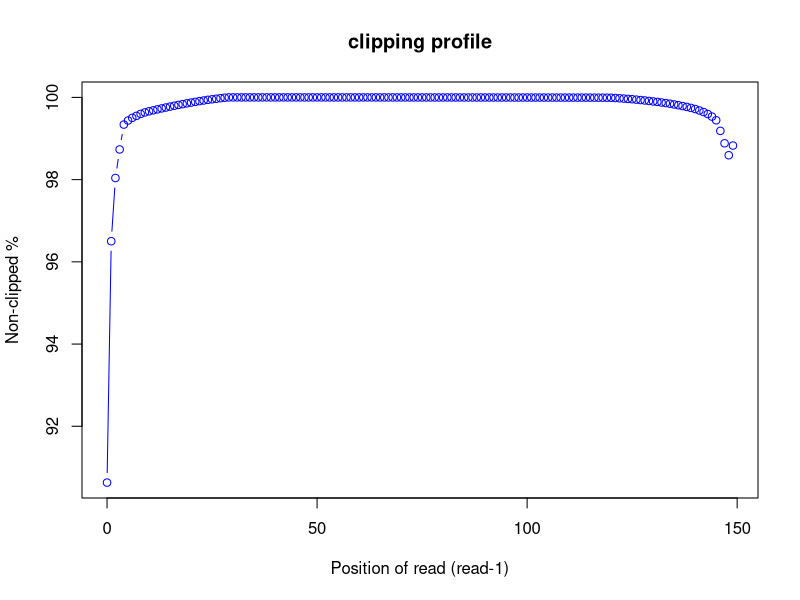
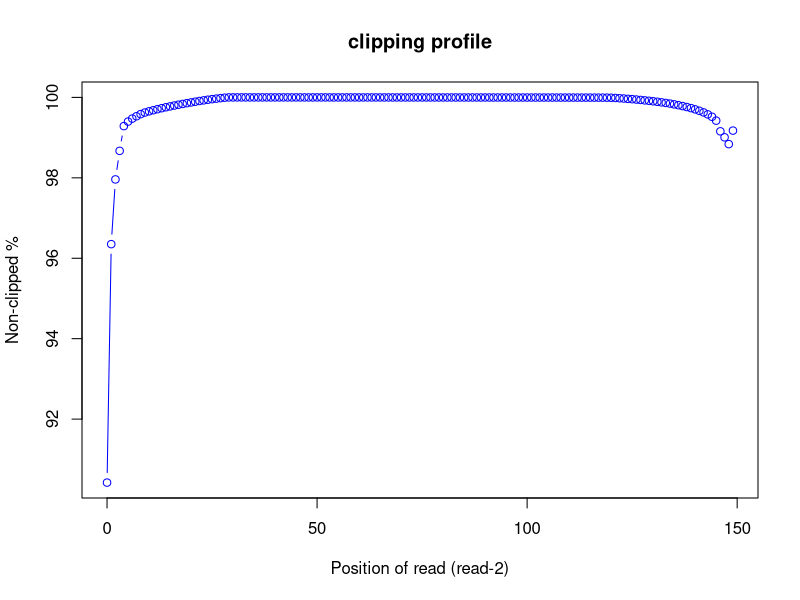

Reproduce these figures in R, in order.
pdf("outputs/mapping_outputs/SRR11647705/clipping_profile.clipping_profile.R1.pdf")
read_pos=c(0,1,2,3,4,5,6,7,8,9,10,11,12,13,14,15,16,17,18,19,20,21,22,23,24,25,26,27,28,29,30,31,32,33,34,35,36,37,38,39,40,41,42,43,44,45,46,47,48,49,50,51,52,53,54,55,56,57,58,59,60,61,62,63,64,65,66,67,68,69,70,71,72,73,74,75,76,77,78,79,80,81,82,83,84,85,86,87,88,89,90,91,92,93,94,95,96,97,98,99,100,101,102,103,104,105,106,107,108,109,110,111,112,113,114,115,116,117,118,119,120,121,122,123,124,125,126,127,128,129,130,131,132,133,134,135,136,137,138,139,140,141,142,143,144,145,146,147,148,149)
r1_clip_count=c(1956000.0,730216.0,409265.0,264270.0,137912.0,117375.0,103798.0,93786.0,83718.0,76224.0,70508.0,65496.0,60624.0,55858.0,51313.0,46725.0,42275.0,38118.0,34084.0,30151.0,26299.0,22594.0,18967.0,15612.0,12381.0,9540.0,6716.0,4082.0,1542.0,0,1.0,1.0,1.0,2.0,2.0,3.0,3.0,2.0,2.0,6.0,6.0,8.0,12.0,12.0,22.0,30.0,36.0,44.0,49.0,49.0,44.0,49.0,69.0,82.0,88.0,95.0,93.0,96.0,102.0,121.0,112.0,135.0,134.0,134.0,141.0,153.0,164.0,161.0,174.0,204.0,221.0,232.0,246.0,246.0,281.0,297.0,311.0,316.0,325.0,343.0,355.0,368.0,357.0,370.0,390.0,404.0,410.0,412.0,422.0,428.0,457.0,467.0,478.0,506.0,508.0,523.0,554.0,581.0,588.0,612.0,643.0,672.0,680.0,711.0,752.0,772.0,808.0,835.0,875.0,926.0,941.0,945.0,972.0,1024.0,1053.0,1131.0,1199.0,1270.0,1340.0,1464.0,1790.0,3030.0,4457.0,5906.0,7585.0,9325.0,11293.0,13395.0,15523.0,17900.0,20377.0,22878.0,25836.0,28785.0,32114.0,35798.0,39581.0,43868.0,48302.0,53347.0,58973.0,66185.0,74358.0,84295.0,97490.0,116109.0,170058.0,232954.0,293702.0,244513.0)
r1_nonclip_count = 20874587 - r1_clip_count
plot(read_pos, r1_nonclip_count*100/(r1_clip_count + r1_nonclip_count),col="blue",main="clipping profile",xlab="Position of read (read-1)",ylab="Non-clipped %",type="b")
dev.off()
pdf("outputs/mapping_outputs/SRR11647705/clipping_profile.clipping_profile.R2.pdf")
read_pos=c(0,1,2,3,4,5,6,7,8,9,10,11,12,13,14,15,16,17,18,19,20,21,22,23,24,25,26,27,28,29,30,31,32,33,34,35,36,37,38,39,40,41,42,43,44,45,46,47,48,49,50,51,52,53,54,55,56,57,58,59,60,61,62,63,64,65,66,67,68,69,70,71,72,73,74,75,76,77,78,79,80,81,82,83,84,85,86,87,88,89,90,91,92,93,94,95,96,97,98,99,100,101,102,103,104,105,106,107,108,109,110,111,112,113,114,115,116,117,118,119,120,121,122,123,124,125,126,127,128,129,130,131,132,133,134,135,136,137,138,139,140,141,142,143,144,145,146,147,148,149)
r2_clip_count=c(1981856.0,755038.0,421940.0,274970.0,147687.0,124400.0,109034.0,97107.0,86059.0,77877.0,71541.0,65932.0,60719.0,55579.0,50749.0,46274.0,41807.0,37613.0,33617.0,29641.0,25811.0,22057.0,18462.0,15138.0,11973.0,9007.0,6322.0,3782.0,1449.0,0,0,0,0,1.0,2.0,2.0,2.0,3.0,5.0,7.0,8.0,14.0,19.0,21.0,26.0,34.0,42.0,47.0,47.0,51.0,55.0,69.0,75.0,80.0,95.0,97.0,100.0,97.0,110.0,120.0,127.0,129.0,126.0,134.0,138.0,155.0,170.0,178.0,196.0,206.0,208.0,215.0,225.0,237.0,251.0,263.0,273.0,277.0,293.0,317.0,329.0,340.0,342.0,342.0,365.0,374.0,390.0,389.0,393.0,423.0,438.0,464.0,482.0,488.0,510.0,523.0,545.0,552.0,558.0,563.0,579.0,605.0,602.0,605.0,646.0,661.0,684.0,716.0,750.0,799.0,833.0,851.0,886.0,925.0,970.0,1001.0,1039.0,1095.0,1172.0,1321.0,1616.0,2918.0,4314.0,5771.0,7440.0,9084.0,11031.0,13054.0,15240.0,17379.0,19936.0,22533.0,25443.0,28424.0,31807.0,35766.0,39994.0,44576.0,49464.0,55066.0,61487.0,68908.0,77127.0,87233.0,99622.0,119552.0,174597.0,205325.0,240368.0,170763.0)
r2_nonclip_count = 20690392 - r2_clip_count
plot(read_pos, r2_nonclip_count*100/(r2_clip_count + r2_nonclip_count),col="blue",main="clipping profile",xlab="Position of read (read-2)",ylab="Non-clipped %",type="b")
dev.off()
